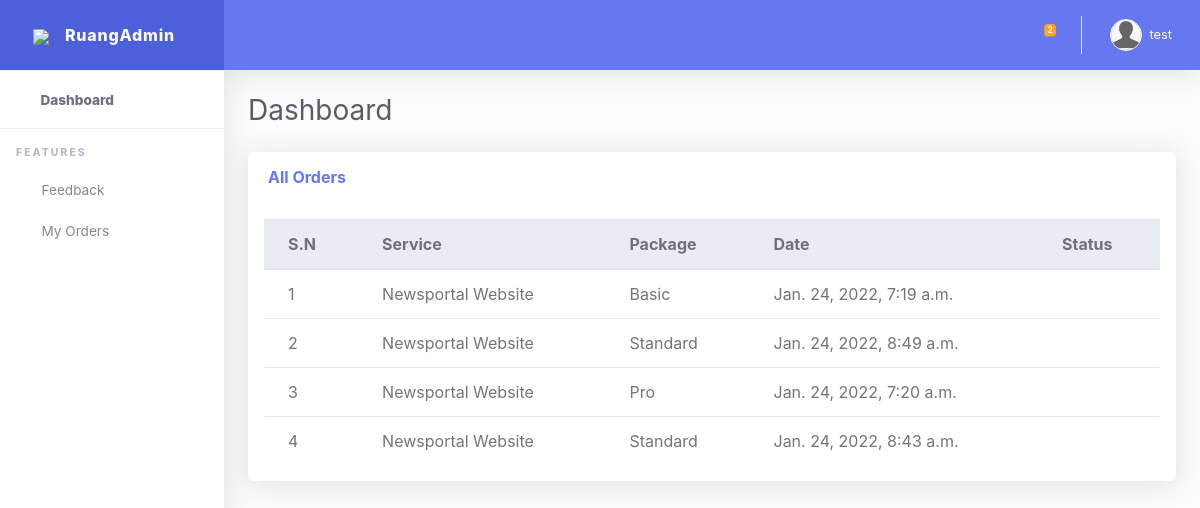
The page /dashboard/myorders (signed in) on the database its author committed.
### second_app/models.py (models this page shows, shortened)
class Profile(models.Model):
    user = models.OneToOneField(User, on_delete=models.CASCADE, default="", related_name='user_profile', blank=True,
                                null=True)
    first_name = models.CharField(max_length=25, blank=True, null=True, default="", )
    last_name = models.CharField(max_length=25, blank=True, null=True, default="", )
    img = models.ImageField(upload_to='user_photos', blank=True, null=True, default="", )
    phone = models.CharField(max_length=15, blank=True, null=True, default="", )
    country = models.CharField(max_length=100, blank=True, null=True, default="", )
    city = models.CharField(max_length=199, blank=True, null=True, default="", )
    zip_code = models.IntegerField(blank=True, null=True, default="0", )

class Order(models.Model):
    order_service = models.ForeignKey(Services, on_delete=models.DO_NOTHING)
    order_package = models.ForeignKey(Package, on_delete=models.DO_NOTHING)
    user = models.ForeignKey(User, on_delete=models.CASCADE)
    ordered = models.BooleanField(default=False)
    paymentId = models.CharField(max_length=264, blank=True, null=True)
    orderId = models.CharField(max_length=200, blank=True, null=True)
    created = models.DateTimeField(auto_now=True)

class Services(models.Model):
    name = models.CharField(max_length=100, blank=False)
    package = models.ManyToManyField(to="Package", blank=True)
    def __str__(self):
        return self.name

class Package(models.Model):
    name = models.CharField(max_length=30, blank=False)
    price = models.FloatField(default=1000)
    demo = models.URLField(blank=True)
    items = models.ManyToManyField(to="Items", blank=True)
    def __str__(self):
        return self.name

### dashboard_app/views.py (the view)
# urls.py: path('myorders',views.Myorderview,name='my_order'),
def Myorderview(request):
    my_orders=Order.objects.filter(user=request.user,ordered=True)
    context={
        'orders':my_orders,
    }
    return render(request, 'dashboard_app/myorder.html',context)

### core/custommodelserver.py (called while the page is built)
def headfoot(request):
    headerr = Header.objects.last()
    context = {
        'headerr':headerr,
    }
    return context

### dashboard_app/custommodel.py (called while the page is built)
def footer(request):
    footer = Footer.objects.last()
    context = {
        'footer':footer
    }
    return context

### templates/dashboard_app/myorder.html (shortened to what this page needs)
{% extends 'dashboard_base.html' %}
{% load static %}
{% block body_block %}
<div class="row">
  <div class="col-lg-12">
    <div class="card mb-4">
      <div class="card-header py-3 d-flex flex-row align-items-center justify-content-between">
        <h6 class="m-0 font-weight-bold text-primary">All Orders </h6>
      </div>
      <div class="table-responsive p-3">
        <table class="table align-items-center table-flush" id="dataTable">
          <thead class="thead-light">
            <tr>
              <th>S.N</th>
              <th>Service</th>
              <th>Package </th>
              <th>Date </th>
              <th>Status</th>
            </tr>
          </thead>
          <tbody>
            {% for u in orders %}
            <tr>
              <td>{{forloop.counter }}</td>
              <td>{{u.order_service}}</td>
              <td>{{u.order_package}}</td>
              <td>{{u.created}}</td>
              {% if u.ordered == True %}
              <td>
              <i class="fa fa-check-circle text-success"></i>
              </td>
              {% endif %}
            </tr>
            {% endfor %}
          </tbody>
        </table>
      </div>
    </div>
  </div>
</div>
{% endblock %}

### templates/dashboard_base.html (shortened to what this page needs)
{% load static %}
<!DOCTYPE html>
<html lang="en">
<head>
  <link href="{% static 'dashboard/vendor/fontawesome-free/css/all.min.css' %}" rel="stylesheet" type="text/css">
  <link href="{% static 'dashboard/vendor/bootstrap/css/bootstrap.min.css' %}" rel="stylesheet" type="text/css">
  <link href="{% static 'dashboard/css/ruang-admin.min.css' %}" rel="stylesheet">
</head>
<body id="page-top">
  <div id="wrapper">
    <ul class="navbar-nav sidebar sidebar-light accordion" id="accordionSidebar">
      <a class="sidebar-brand d-flex align-items-center justify-content-center" href="{% url 'dashboard' %}">
        <div class="sidebar-brand-icon">
          <img src="img/logo/logo2.png">
        </div>
        <div class="sidebar-brand-text mx-3">RuangAdmin</div>
      </a>
      <hr class="sidebar-divider my-0">
      <li class="nav-item active">
        <a class="nav-link" href="{%url 'dashboard' %}">
          <i class="fas fa-fw fa-tachometer-alt"></i>
          <span>Dashboard</span></a>
      </li>
      <hr class="sidebar-divider">
      <div class="sidebar-heading">
        Features
      </div>
      <li class="nav-item">
        <a class="nav-link" href="{% url 'feedback' %}">
          <i class="fas fa-fw fa-envelope-open"></i>
          <span>Feedback</span>
        </a>
      </li>
    <li class="nav-item">
        <a class="nav-link" href="{% url 'my_order' %}">
          <i class="fas fa-fw fa-globe"></i>
          <span>My Orders</span>
        </a>
      </li>
    </ul>
    <div id="content-wrapper" class="d-flex flex-column">
      <div id="content">
        <nav class="navbar navbar-expand navbar-light bg-navbar topbar mb-4 static-top">
          <button id="sidebarToggleTop" class="btn btn-link rounded-circle mr-3">
            <i class="fa fa-bars"></i>
          </button>
          <ul class="navbar-nav ml-auto">
            <li class="nav-item dropdown no-arrow">
              <a class="nav-link dropdown-toggle" href="#" id="searchDropdown" role="button" data-toggle="dropdown"
                aria-haspopup="true" aria-expanded="false">
                <i class="fas fa-search fa-fw"></i>
              </a>
            </li>
            <li class="nav-item dropdown no-arrow mx-1">
              <a class="nav-link dropdown-toggle" href="#" id="messagesDropdown" role="button" data-toggle="dropdown"
                aria-haspopup="true" aria-expanded="false">
                <i class="fas fa-envelope fa-fw"></i>
                <span class="badge badge-warning badge-counter">2</span>
              </a>
            </li>
            <li class="nav-item dropdown no-arrow">
              <a class="nav-link dropdown-toggle" href="#" id="userDropdown" role="button" data-toggle="dropdown"
                aria-haspopup="true" aria-expanded="false">
                {% if request.user.user_profile.img %}
                <img class="img-profile rounded-circle" src="{{request.user.user_profile.img.url}}" style="max-width: 60px">
                {% else %}
                <img class="img-profile rounded-circle" src="/media/user_photos/profile_avatar.png" style="max-width: 60px">
                {% endif %}
                <span class="ml-2 d-none d-lg-inline text-white small">{{ request.user.username }}</span>
              </a>
            </li>
          </ul>
        </nav>
        <div class="container-fluid" id="container-wrapper">
          <div class="d-sm-flex align-items-center justify-content-between mb-4">
            <h1 class="h3 mb-0 text-gray-800">Dashboard</h1>
          </div>
            {% block body_block %}
            {% endblock %}
          </div>
          </div>
          </body>
          </html>

### rows shown on the page
Order: order_service "Newsportal Website", order_package "Basic", created "Jan. 24, 2022, 7:19 a.m.", ordered True (drawn)
Order: order_service "Newsportal Website", order_package "Standard", created "Jan. 24, 2022, 8:49 a.m.", ordered True (drawn)
Order: order_service "Newsportal Website", order_package "Pro", created "Jan. 24, 2022, 7:20 a.m.", ordered True (drawn)
Order: order_service "Newsportal Website", order_package "Standard", created "Jan. 24, 2022, 8:43 a.m.", ordered True (drawn)

### other values the page prints
{{ request.user.username }} "test"
